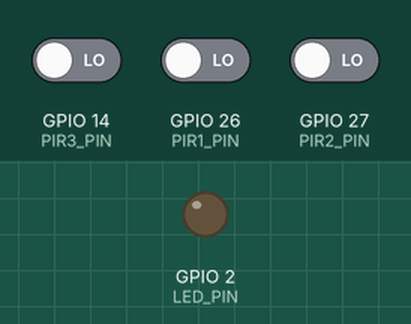
Bench run of a sketch on a simulated ESP32. Parts: output pins drawn as LEDs (lit = HIGH). The test bench sets the inputs (shaded band); at power-on: GPIO 14 (PIR3_PIN) LOW, GPIO 26 (PIR1_PIN) LOW, GPIO 27 (PIR2_PIN) LOW. What the sketch prints to the serial monitor is not drawn.

Above: at 6.2 s.
6.3 s: GPIO 14 (PIR3_PIN) driven HIGH
At 6.8 s:
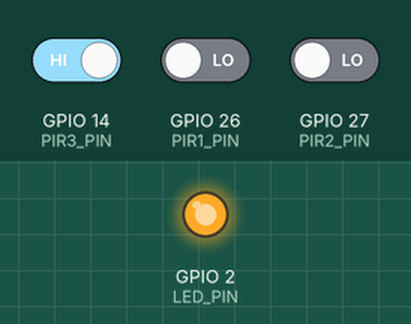
8.8 s: GPIO 26 (PIR1_PIN) driven HIGH
At 10.9 s:
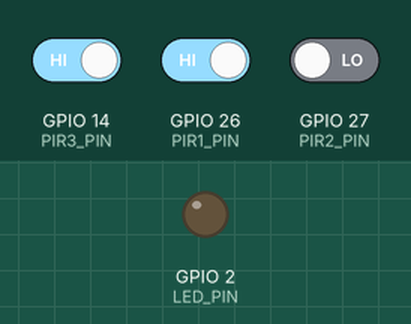
11.8 s: GPIO 27 (PIR2_PIN) driven HIGH
At 12.6 s:
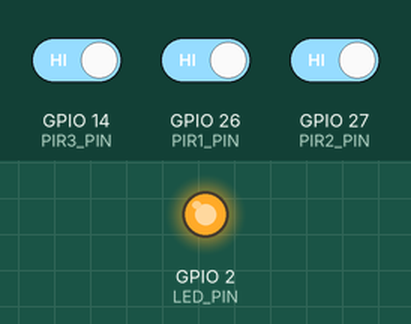
14.8 s: GPIO 14 (PIR3_PIN) driven LOW
17.8 s: GPIO 26 (PIR1_PIN) driven LOW
20.8 s: GPIO 26 (PIR1_PIN) driven HIGH and GPIO 27 (PIR2_PIN) driven LOW
At 22.6 s:
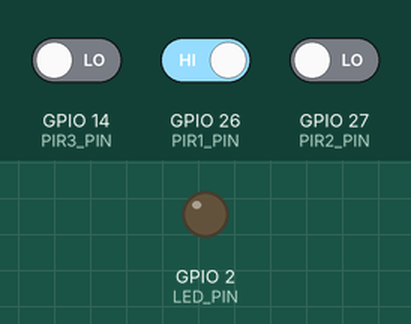
Timing chart, 0 to 24.1 s (numbered marks = the images above; inputs shaded):
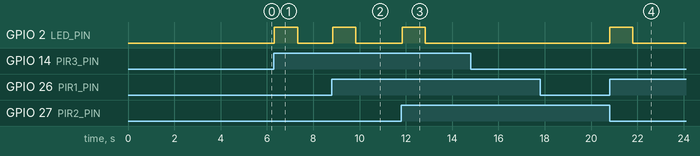

The sketch:

test_pir_sensors.ino
```cpp
/*
  TEST PIR SENSORS - UpCycle Pro
  ================================

  Este sketch prueba individualmente los 3 sensores PIR
  utilizados en el sistema de clasificación.

  Conexiones:
  - PIR1 (VIDRIO):  GPIO26
  - PIR2 (PLASTICO): GPIO27
  - PIR3 (METAL):   GPIO14
  - LED onboard:    GPIO2 (indicador visual)

  Funcionamiento:
  - Muestra estado de cada PIR en Monitor Serial
  - LED onboard parpadea cuando cualquier PIR detecta movimiento
  - Contador de detecciones por sensor
  - Timing de detecciones
*/

// Definir pines de sensores PIR
#define PIR1_PIN 26  // Sensor para VIDRIO
#define PIR2_PIN 27  // Sensor para PLASTICO
#define PIR3_PIN 14  // Sensor para METAL
#define LED_PIN 2    // LED onboard para indicación visual

// Variables para el estado de los sensores
bool pir1_state = false;
bool pir2_state = false;
bool pir3_state = false;

// Variables para detección de cambios
bool pir1_last = false;
bool pir2_last = false;
bool pir3_last = false;

// Contadores de detecciones
unsigned long pir1_count = 0;
unsigned long pir2_count = 0;
unsigned long pir3_count = 0;

// Timing
unsigned long last_report = 0;
unsigned long led_off_time = 0;
bool led_state = false;

void setup() {
  Serial.begin(115200);

  // Configurar pines
  pinMode(PIR1_PIN, INPUT);
  pinMode(PIR2_PIN, INPUT);
  pinMode(PIR3_PIN, INPUT);
  pinMode(LED_PIN, OUTPUT);

  // LED inicial apagado
  digitalWrite(LED_PIN, LOW);

  // Mensaje de inicio
  Serial.println();
  Serial.println("🔍 TEST PIR SENSORS - UpCycle Pro");
  Serial.println("==================================");
  Serial.println();
  Serial.println("Conexiones:");
  Serial.println("- PIR1 (VIDRIO):  GPIO26");
  Serial.println("- PIR2 (PLASTICO): GPIO27");
  Serial.println("- PIR3 (METAL):   GPIO14");
  Serial.println("- LED onboard:    GPIO2");
  Serial.println();

  // Tiempo de estabilización
  Serial.println("🔄 Esperando estabilización de sensores (5 segundos)...");
  delay(5000);

  Serial.println("✅ Sistema listo - Iniciando monitoreo");
  Serial.println("📊 Formato: [PIR1|PIR2|PIR3] - Contador: [C1|C2|C3]");
  Serial.println();
}

void loop() {
  // Leer estado actual de sensores
  pir1_state = digitalRead(PIR1_PIN);
  pir2_state = digitalRead(PIR2_PIN);
  pir3_state = digitalRead(PIR3_PIN);

  // Detectar transiciones de LOW a HIGH (nueva detección)
  if (pir1_state && !pir1_last) {
    pir1_count++;
    activateLED();
    Serial.println("🔵 PIR1 (VIDRIO) - DETECCIÓN!");
  }

  if (pir2_state && !pir2_last) {
    pir2_count++;
    activateLED();
    Serial.println("🟠 PIR2 (PLASTICO) - DETECCIÓN!");
  }

  if (pir3_state && !pir3_last) {
    pir3_count++;
    activateLED();
    Serial.println("⚫ PIR3 (METAL) - DETECCIÓN!");
  }

  // Actualizar estados anteriores
  pir1_last = pir1_state;
  pir2_last = pir2_state;
  pir3_last = pir3_state;

  // Apagar LED después de 1 segundo
  if (led_state && millis() > led_off_time) {
    digitalWrite(LED_PIN, LOW);
    led_state = false;
  }

  // Reporte periódico cada 3 segundos
  if (millis() - last_report > 3000) {
    printStatus();
    last_report = millis();
  }

  delay(50); // Pequeña pausa para evitar lecturas excesivas
}

void activateLED() {
  digitalWrite(LED_PIN, HIGH);
  led_state = true;
  led_off_time = millis() + 1000; // LED encendido por 1 segundo
}

void printStatus() {
  Serial.print("📊 Estado: [");
  Serial.print(pir1_state ? "🟢" : "🔴");
  Serial.print("|");
  Serial.print(pir2_state ? "🟢" : "🔴");
  Serial.print("|");
  Serial.print(pir3_state ? "🟢" : "🔴");
  Serial.print("] - Contador: [");
  Serial.print(pir1_count);
  Serial.print("|");
  Serial.print(pir2_count);
  Serial.print("|");
  Serial.print(pir3_count);
  Serial.print("] - Tiempo: ");
  Serial.print(millis() / 1000);
  Serial.println("s");
}

/*
===============================================================================
                                MANUAL DE PRUEBA
===============================================================================

🎯 OBJETIVO:
Verificar que los 3 sensores PIR detectan correctamente el movimiento.

🔧 CONFIGURACIÓN:
1. Conectar los sensores PIR según el diagrama
2. Subir este sketch al ESP32
3. Abrir Monitor Serial (115200 baud)

📋 PROCEDIMIENTO DE PRUEBA:
1. Esperar mensaje "Sistema listo"
2. Mover la mano frente a PIR1 (GPIO26)
   - Debe aparecer "🔵 PIR1 (VIDRIO) - DETECCIÓN!"
   - LED onboard debe parpadear
   - Contador PIR1 debe incrementar
3. Repetir para PIR2 (GPIO27) y PIR3 (GPIO14)
4. Observar reporte periódico cada 3 segundos

✅ RESULTADOS ESPERADOS:
- Cada sensor debe detectar movimiento independientemente
- LED onboard parpadea con cada detección
- Contadores incrementan correctamente
- No debe haber detecciones falsas en reposo

❌ PROBLEMAS COMUNES:
- "PIR no detecta": Verificar alimentación 5V y conexión de señal
- "Detecciones falsas": Esperar estabilización completa (30-60 seg)
- "LED no parpadea": Verificar conexión GPIO2

📊 INTERPRETACIÓN:
- 🟢: Sensor detecta movimiento
- 🔴: Sensor en reposo
- Contadores muestran total de detecciones desde inicio

===============================================================================
*/
```

Measured:
- after the input at 6.3 s, GPIO 2 (LED_PIN): LOW → HIGH at once, → LOW 1.0 s later
- after the input at 8.8 s, GPIO 2 (LED_PIN): LOW → HIGH at once, → LOW 1.0 s later
- after the input at 11.8 s, GPIO 2 (LED_PIN): LOW → HIGH at once, → LOW 1.0 s later
- after the input at 14.8 s, every drawn part: stays the same
- after the input at 17.8 s, every drawn part: stays the same
- after the input at 20.8 s, GPIO 2 (LED_PIN): LOW → HIGH at once, → LOW 1.0 s later
